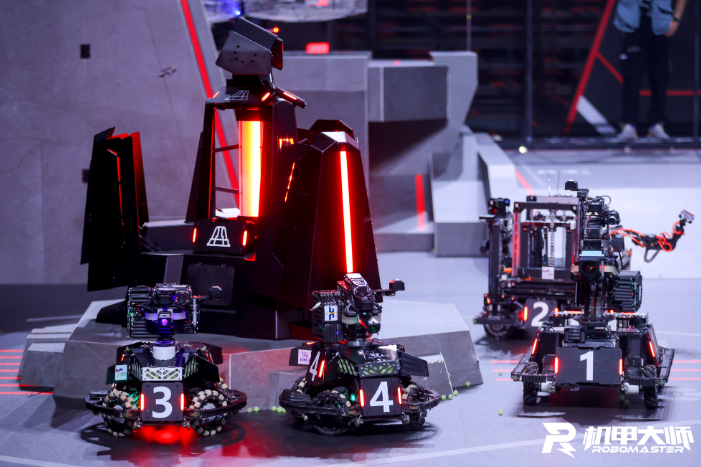
//> input picture opencv_learn/image_1.png, 701 x 467 px
$ ./exercise_8   (built with g++ and OpenCV 4)
//> lines starting //> are read from the running program, lines starting //| are printed output that depends on the picture
//> further down, img is the input picture: 467 rows x 701 cols, CV_8UC3; mean B, G, R 107.9, 78.4, 93.1
#include <opencv2/opencv.hpp>
#include <opencv2/core.hpp>
#include <opencv2/highgui.hpp>
#include <algorithm>

cv::Mat max_pooling(cv::Mat img)
{
    int rows = img.rows;
//> rows = 467
    int cols = img.cols;
//> cols = 701

    int channels = img.channels();
//> channels = 3
    int r = 8;

    cv::Mat res = cv::Mat::zeros(rows, cols, CV_8UC3);

    for (int k = 0; k < channels; k++)
        for (int i = 0; i < rows; i += r)
            for (int j = 0; j < cols; j += r)
            {
                double maxv = 0;
                for (int di = 0; di < r && i + di < rows; di++)
                    for (int dj = 0; dj < r && j + dj < cols; dj++)
                        maxv = std::max(maxv, (double)img.at<cv::Vec3b>(i + di, j + dj)[k]);
                for (int di = 0; di < r && i + di < rows; di++)
                    for (int dj = 0; dj < r && j + dj < cols; dj++)
                        res.at<cv::Vec3b>(i + di, dj + j)[k] = maxv;
            }
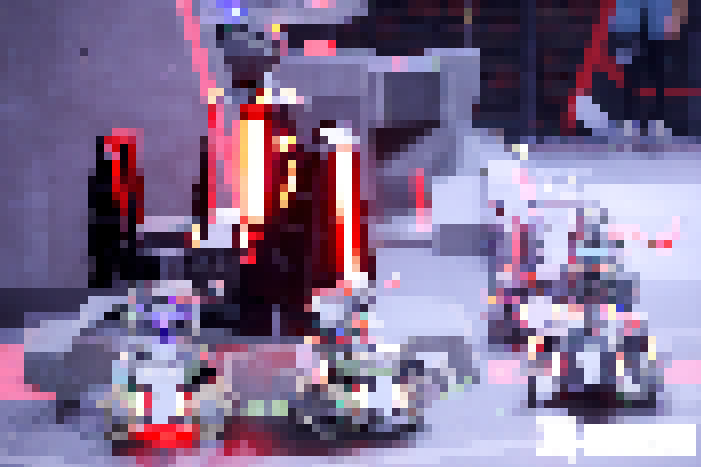
//> res: 467 rows x 701 cols, CV_8UC3; mean B, G, R 144.4, 111.6, 128.9

    return res;
}

cv::Mat average_pooling(cv::Mat img)
{
    int rows = img.rows;
//> rows = 467
    int cols = img.cols;
//> cols = 701
    cv::Mat n_img = cv::Mat::zeros(rows, cols, CV_8UC3);

    int r = 8;
    int channels = img.channels();
//> channels = 3

    for (int k = 0; k < channels; k++)
        for (int i = 0; i < rows; i += r)
            for (int j = 0; j < cols; j += r)
            {
                double ave = 0;
                for (int di = 0; di < r && i + di < rows; di++)
                    for (int dj = 0; dj < r && j + dj < cols; dj++)
                        ave += img.at<cv::Vec3b>(i + di, j + dj)[k];
                ave /= (double)(r * r);
                for (int di = 0; di < r && i + di < rows; di++)
                    for (int dj = 0; dj < r && j + dj < cols; dj++)
                        n_img.at<cv::Vec3b>(i + di, j + dj)[k] = ave;
            }
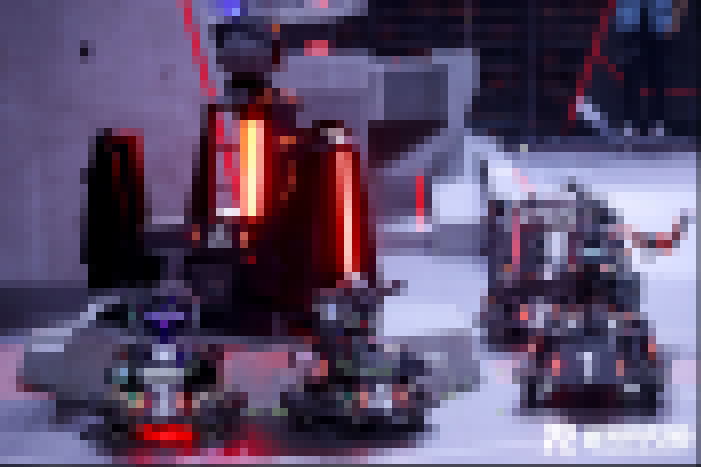
//> n_img: 467 rows x 701 cols, CV_8UC3; mean B, G, R 106.1, 76.9, 91.5

    return n_img;
}

int main(int argc, const char *argv[])
{
    cv::Mat img = cv::imread("image_1.png");

    cv::imshow("max_Pooling", max_pooling(img));
    cv::imshow("average_Pooling", average_pooling(img));
    cv::imshow("img", img);
    cv::waitKey(0);
    cv::destroyAllWindows();

    return 0;
}

$ run again, with opencv_learn/imori.jpg saved as opencv_learn/image_1.png
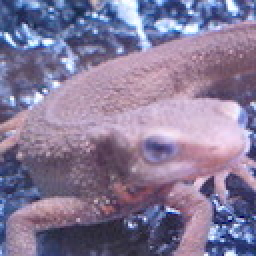
//> input picture opencv_learn/imori.jpg, 128 x 128 px (shown 2 times larger)
//> img is the input picture: 128 rows x 128 cols, CV_8UC3; mean B, G, R 152.8, 121.8, 134.1
//> after the loop in max_pooling, `for (int k = 0; k < channels; k++)`:
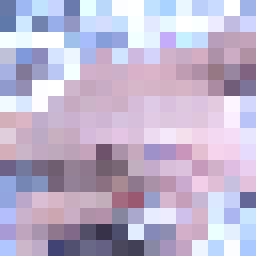
//> res: 128 rows x 128 cols, CV_8UC3 (shown 2 times larger); mean B, G, R 206.1, 178.9, 190.2
//> after the loop in average_pooling, `for (int k = 0; k < channels; k++)`:
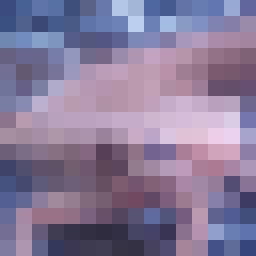
//> n_img: 128 rows x 128 cols, CV_8UC3 (shown 2 times larger); mean B, G, R 152.3, 121.3, 133.6
